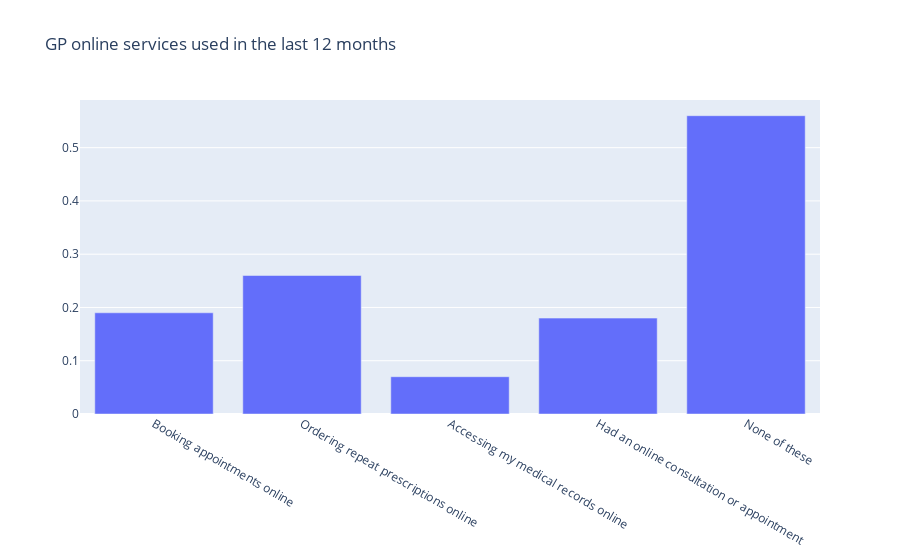

Here is the notebook cell this chart was saved with:
### Markdown cell above
## National Summary

### Code cell
data3 = go.Bar (
    x = online_gp.Activity,
    y = online_gp.National_P, name = 'National' )

layout = go.Layout(title = 'GP online services used in the last 12 months')

figure = go.Figure(data = data3, layout = layout)

figure.show()

### Figure 1 — Plotly figure (JSON) as saved in the notebook; plotly's stock layout.template omitted (floating-point values rounded to 4 significant figures)
{"data": [{"name": "National", "type": "bar", "x": ["Booking appointments online", "Ordering repeat prescriptions online", "Accessing my medical records online", "Had an online consultation or appointment", "None of these"], "y": [0.19, 0.26, 0.07, 0.18, 0.56]}], "layout": {"title": {"text": "GP online services used in the last 12 months"}}}
